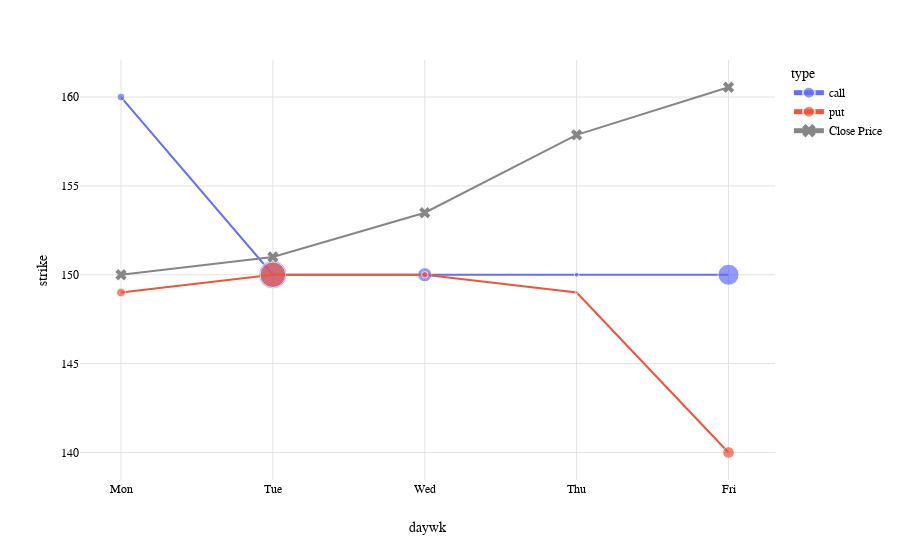

The notebook cell this image was saved under:
### Code cell
fg = px.scatter(dailys,
                x='daywk',
                y='strike',
                color='type',
                size='open_int',
                opacity=0.7).update_traces(mode='markers+lines')

fg.add_trace(go.Scatter(x=yahoohist.daywk,
                        y=yahoohist.Close,
                        name='Close Price',
                        marker = {'symbol':['x']*len(yahoohist),
                                 'size':10}))

fg.update_layout(template=plot_settings.dockstreet_template)

fg.show()

### Figure 1 — Plotly figure (JSON) as saved in the notebook; plotly's stock layout.template omitted (floating-point values rounded to 4 significant figures)
{"data": [{"hovertemplate": "type=call<br>daywk=%{x}<br>strike=%{y}<br>open_int=%{marker.size}<extra></extra>", "legendgroup": "call", "marker": {"color": "#636efa", "opacity": 0.7, "size": [9631, 122485, 30804, 3536, 67588], "sizemode": "area", "sizeref": 306.2, "symbol": "circle"}, "mode": "markers+lines", "name": "call", "orientation": "v", "showlegend": true, "type": "scatter", "x": ["Mon", "Tue", "Wed", "Thu", "Fri"], "xaxis": "x", "y": [160, 150, 150, 150, 150], "yaxis": "y"}, {"hovertemplate": "type=put<br>daywk=%{x}<br>strike=%{y}<br>open_int=%{marker.size}<extra></extra>", "legendgroup": "put", "marker": {"color": "#EF553B", "opacity": 0.7, "size": [12104, 100530, 6379, 1157, 20809], "sizemode": "area", "sizeref": 306.2, "symbol": "circle"}, "mode": "markers+lines", "name": "put", "orientation": "v", "showlegend": true, "type": "scatter", "x": ["Mon", "Tue", "Wed", "Thu", "Fri"], "xaxis": "x", "y": [149, 150, 150, 149, 140], "yaxis": "y"}, {"marker": {"size": 10, "symbol": ["x", "x", "x", "x", "x"]}, "name": "Close Price", "type": "scatter", "x": ["Mon", "Tue", "Wed", "Thu", "Fri"], "y": [150, 151, 153.5, 157.9, 160.6]}], "layout": {"legend": {"itemsizing": "constant", "title": {"text": "type"}, "tracegroupgap": 0}, "margin": {"t": 60}, "xaxis": {"anchor": "y", "domain": [0, 1], "title": {"text": "daywk"}}, "yaxis": {"anchor": "x", "domain": [0, 1], "title": {"text": "strike"}}}}
